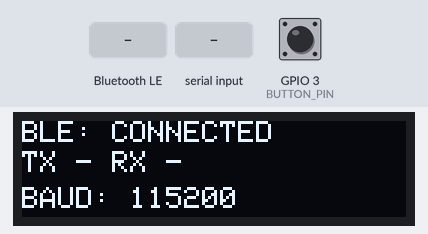
The sketch below on a simulated ESP32. Parts: 128×32 one-colour display. The inputs (shaded band) are chosen by the test bench; at power-on: GPIO 3 (BUTTON_PIN) HIGH. Nothing arrives over Bluetooth unless stated; a phone connects over Bluetooth LE 3 s after start.

Above: at 3.6 s.
3.7 s: Bluetooth LE write "1" received
At 4.8 s:
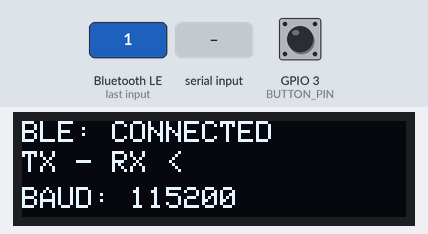
5.3 s: "1" received over the second serial link
At 6.4 s:
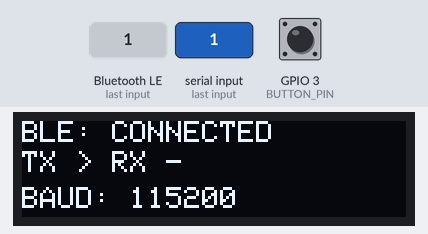
6.9 s: GPIO 3 (BUTTON_PIN) pulled LOW for 0.15 s
At 8.1 s:
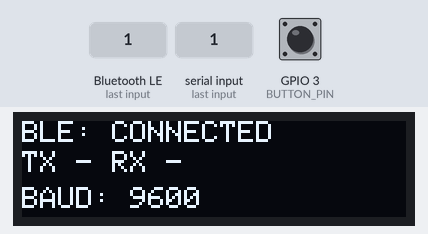
8.5 s: GPIO 3 (BUTTON_PIN) pulled LOW for 1 s
At 8.9 s:
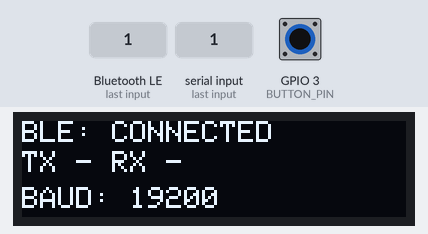
11.0 s: Bluetooth LE write "0" received
At 11.7 s:
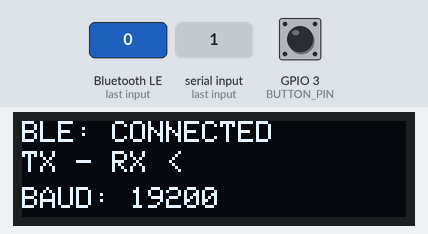
12.5 s: "0" received over the second serial link
At 13.2 s:
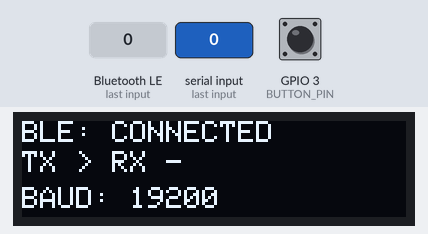
Timing chart, 0 to 15.1 s (numbered marks = the images above; inputs shaded):
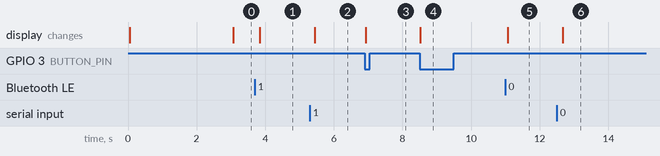

The sketch:

main.ino
```cpp
#include <BLEDevice.h>
#include <BLEServer.h>
#include <BLEUtils.h>
#include <BLE2902.h>
#include <Wire.h>
#include <Adafruit_GFX.h>
#include <Adafruit_SSD1306.h>

// OLED Configuration
#define SCREEN_WIDTH 128
#define SCREEN_HEIGHT 32
Adafruit_SSD1306 display(SCREEN_WIDTH, SCREEN_HEIGHT, &Wire, -1);

// Nordic UART Service (NUS) UUIDs
#define SERVICE_UUID           "6E400001-B5A3-F393-E0A9-E50E24DCCA9E"
#define CHARACTERISTIC_UUID_RX "6E400002-B5A3-F393-E0A9-E50E24DCCA9E"
#define CHARACTERISTIC_UUID_TX "6E400003-B5A3-F393-E0A9-E50E24DCCA9E"

// Pin Definitions
// Note: You might need to adjust these pins for your specific ESP32 board
#define UART_RX_PIN D7 // Commonly used as RX2 on many ESP32 boards
#define UART_TX_PIN D6 // Commonly used as TX2 on many ESP32 boards
#define BUTTON_PIN  D2  // A safe GPIO pin for input

// Baud rates for Serial1
int baudRates[] = {9600, 19200, 38400, 57600, 115200};
int baudIndex = 4; // Start with 115200

// BLE Objects
BLEServer *pServer = NULL;
BLECharacteristic *pTxCharacteristic;
bool deviceConnected = false;
bool oldDeviceConnected = false;

// --- Circular Buffer for BLE to Serial Data ---
#define QUEUE_SIZE 2048 // Increased queue size for better buffering
uint8_t bleToSerialQueue[QUEUE_SIZE];
volatile size_t bleQueueStart = 0;
volatile size_t bleQueueEnd = 0;

// Activity flags for display
volatile bool txActivity = false;
volatile bool rxActivity = false;

// Timers
unsigned long lastDisplayUpdate = 0;
const unsigned long DISPLAY_INTERVAL = 200;

// --- Display Helper Function ---
void showStatus() {
    display.clearDisplay();
    display.setTextSize(1);
    display.setTextColor(SSD1306_WHITE);
    display.setCursor(0, 0);

    // Connection Status
    if (deviceConnected) {
        display.print("BLE: CONNECTED");
    } else {
        display.print("BLE: STANDBY");
    }

    display.setCursor(0, 10);
    // TX/RX Activity Indicators
    display.print(txActivity ? "TX > " : "TX - ");
    display.print(rxActivity ? "RX < " : "RX - ");

    display.setCursor(0, 22);
    display.setTextSize(1);
    display.print("BAUD: ");
    display.print(baudRates[baudIndex]);

    display.display();

    // Reset activity flags after displaying them
    txActivity = false;
    rxActivity = false;
}

// --- BLE Server Callbacks ---
class MyServerCallbacks: public BLEServerCallbacks {
    void onConnect(BLEServer* pServer) {
        deviceConnected = true;
      //  Serial.println("Client connected");
    }

    void onDisconnect(BLEServer* pServer) {
        deviceConnected = false;
       // Serial.println("Client disconnected");
    }
};

// --- BLE Characteristic Callbacks ---
class MyCallbacks: public BLECharacteristicCallbacks {
    void onWrite(BLECharacteristic *pCharacteristic) {
        String rxValue = pCharacteristic->getValue();

        if (rxValue.length() > 0) {
            rxActivity = true; // Set RX activity flag
            // Push received data to the circular buffer
            for (size_t i = 0; i < rxValue.length(); i++) {
                size_t nextEnd = (bleQueueEnd + 1) % QUEUE_SIZE;
                if (nextEnd != bleQueueStart) { // Avoid buffer overflow
                    bleToSerialQueue[bleQueueEnd] = rxValue[i];
                    bleQueueEnd = nextEnd;
                }
            }
        }
    }
};

// --- Baud Rate Change Function ---
void changeBaudRate() {
    baudIndex = (baudIndex + 1) % (sizeof(baudRates)/sizeof(baudRates[0]));
    Serial1.flush(); // Wait for outgoing data to be sent
    Serial1.updateBaudRate(baudRates[baudIndex]);
    //Serial.print("Switched to baud rate: ");
    //Serial.println(baudRates[baudIndex]);
    showStatus(); // Update display immediately
}

// --- Setup ---
void setup() {
    pinMode(BUTTON_PIN, INPUT_PULLUP);
    //Serial.begin(115200);
    Serial1.begin(baudRates[baudIndex], SERIAL_8N1, UART_RX_PIN, UART_TX_PIN);

    // Initialize OLED display
    if (!display.begin(SSD1306_SWITCHCAPVCC, 0x3C)) {
       // Serial.println(F("SSD1306 allocation failed"));
        for(;;); // Don't proceed, loop forever
    }
    display.clearDisplay();
    display.display();
    showStatus();

    // Initialize BLE
    BLEDevice::init("ESP32 UART Bridge");
    pServer = BLEDevice::createServer();
    pServer->setCallbacks(new MyServerCallbacks());

    BLEService *pService = pServer->createService(SERVICE_UUID);

    // Create TX Characteristic (Server to Client)
    pTxCharacteristic = pService->createCharacteristic(
                                         CHARACTERISTIC_UUID_TX,
                                         BLECharacteristic::PROPERTY_NOTIFY
                                     );
    pTxCharacteristic->addDescriptor(new BLE2902());

    // Create RX Characteristic (Client to Server)
    BLECharacteristic *pRxCharacteristic = pService->createCharacteristic(
                                               CHARACTERISTIC_UUID_RX,
                                               BLECharacteristic::PROPERTY_WRITE | BLECharacteristic::PROPERTY_WRITE_NR
                                           );
    pRxCharacteristic->setCallbacks(new MyCallbacks());

    pService->start();
    pServer->getAdvertising()->start();
    //Serial.println("Waiting for a client connection...");
}

// --- Main Loop ---
void loop() {
    unsigned long now = millis();
    static bool lastButtonState = HIGH;
    static unsigned long lastButtonCheck = 0;

    // --- Handle BLE Connection State ---
    if (deviceConnected && !oldDeviceConnected) {
        oldDeviceConnected = deviceConnected;
        showStatus();
    }
    if (!deviceConnected && oldDeviceConnected) {
        pServer->startAdvertising();
        //Serial.println("Start advertising");
        oldDeviceConnected = deviceConnected;
        showStatus();
    }

    // --- Non-blocking Button Check for Baud Rate ---
    if (now - lastButtonCheck > 50) { // Debounce delay
        lastButtonCheck = now;
        bool buttonState = digitalRead(BUTTON_PIN);
        if (lastButtonState == HIGH && buttonState == LOW) {
            changeBaudRate();
        }
        lastButtonState = buttonState;
    }

    // --- Forward data from BLE queue to Serial1 ---
    if (bleQueueStart != bleQueueEnd) {
        // Only write if there's space in the Serial TX buffer
        while (Serial1.availableForWrite() && bleQueueStart != bleQueueEnd) {
            Serial1.write(bleToSerialQueue[bleQueueStart]);
            bleQueueStart = (bleQueueStart + 1) % QUEUE_SIZE;
        }
    }

    // --- Forward data from Serial1 to BLE ---
    if (Serial1.available()) {
        txActivity = true; // Set TX activity flag
        // Use a temporary buffer to read all available bytes from Serial1
        uint8_t tempBuffer[512]; // Max BLE packet size is usually around 512
        size_t len = 0;
        while(Serial1.available() && len < sizeof(tempBuffer)) {
            tempBuffer[len++] = Serial1.read();
        }

        if (deviceConnected && len > 0) {
            pTxCharacteristic->setValue(tempBuffer, len);
            pTxCharacteristic->notify();
        }
    }

    // --- Update OLED Display Periodically ---
    if (now - lastDisplayUpdate > DISPLAY_INTERVAL) {
        lastDisplayUpdate = now;
        if (txActivity || rxActivity || (deviceConnected != oldDeviceConnected)) {
           showStatus();
        }
    }
}
```

Measured:
- after the input at 3.7 s, the display: changes after 0.13 s (image 1)
- after the input at 5.3 s, the display: changes after 0.14 s (image 2)
- after the input at 6.9 s, the display: changes at once (image 3)
- after the input at 8.5 s, the display: changes at once (image 4)
- after the input at 11.0 s, the display: changes after 0.07 s (image 5)
- after the input at 12.5 s, the display: changes after 0.18 s (image 6)
